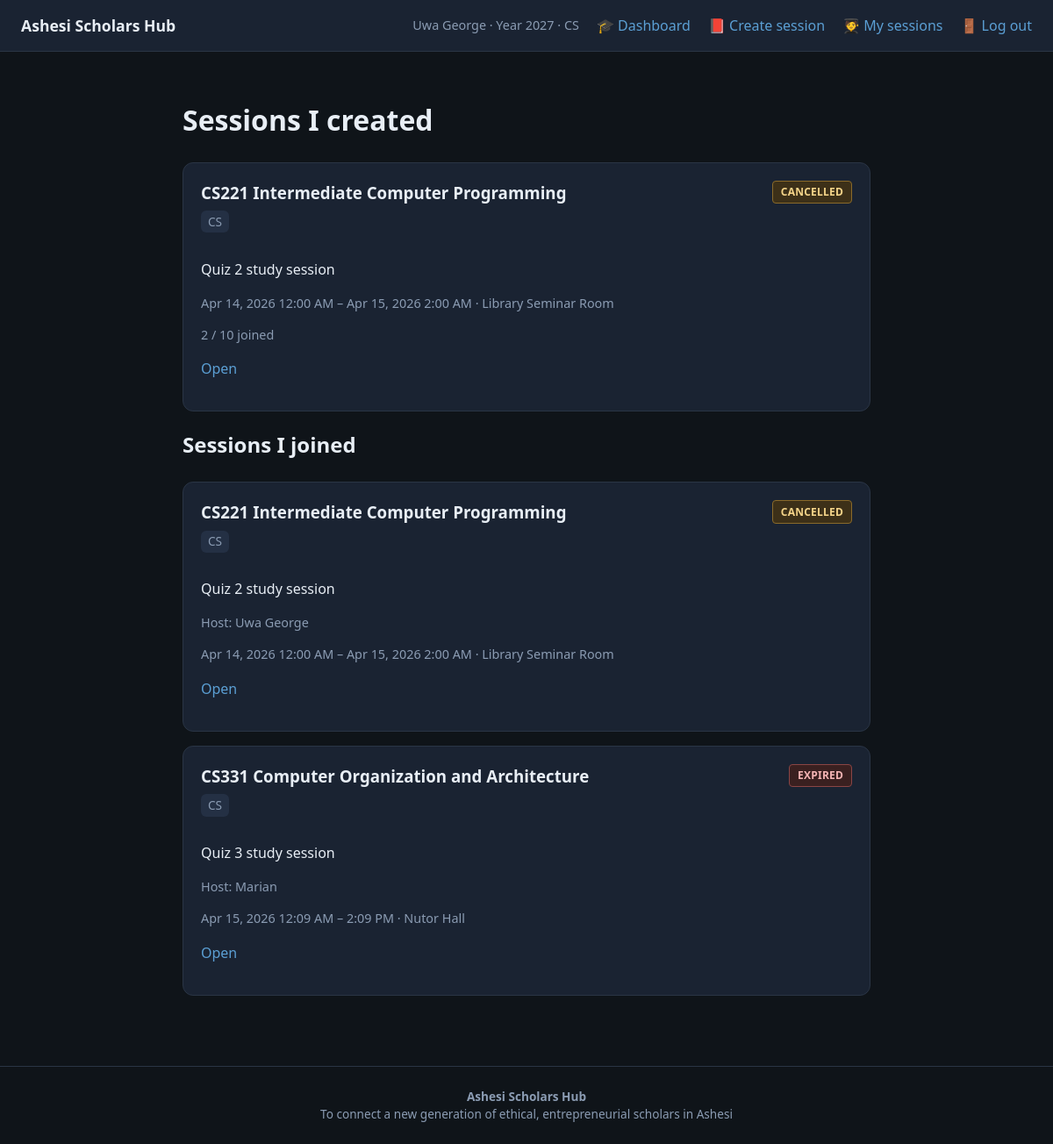
Page /my_sessions.php (signed in) on the committed database.
### tables this page shows
CREATE TABLE `users` (
  `id` int(11) NOT NULL,
  `full_name` varchar(120) NOT NULL,
  `email` varchar(150) NOT NULL,
  `password_hash` varchar(255) NOT NULL,
  `year_group` smallint(6) NOT NULL,
  `major` varchar(10) NOT NULL,
  `created_at` timestamp NOT NULL DEFAULT current_timestamp()
);

CREATE TABLE `study_sessions` (
  `id` int(11) NOT NULL,
  `creator_id` int(11) NOT NULL,
  `course` varchar(100) NOT NULL,
  `description` text NOT NULL,
  `year_group` smallint(6) NOT NULL,
  `major` varchar(10) NOT NULL,
  `start_time` datetime NOT NULL,
  `end_time` datetime NOT NULL,
  `cancelled_at` timestamp NULL DEFAULT NULL,
  `location` varchar(255) NOT NULL,
  `capacity` int(11) NOT NULL,
  `created_at` timestamp NOT NULL DEFAULT current_timestamp()
);

### includes/auth.php (called while the page is built, shortened)
<?php
function current_user(): ?array
{
    $u = $_SESSION['user'] ?? null;
    return $u;
}

### my_sessions.php (the view, shortened to what this page needs)
<?php
require_once __DIR__ . '/includes/auth.php';
require_once __DIR__ . '/includes/helpers.php';
$user = current_user();
$yg = (int) $user['year_group'];
$pdo = db();
$stmt = $pdo->prepare(
    'SELECT s.id, s.course, s.description, s.major, s.start_time, s.end_time, s.cancelled_at, s.location, s.capacity,
            (SELECT COUNT(*) FROM session_participants sp WHERE sp.session_id = s.id) AS participant_count
     FROM study_sessions s
     WHERE s.creator_id = ? AND s.year_group = ?
     ORDER BY s.start_time ASC'
);
$stmt->execute([$user['id'], $yg]);
$created = $stmt->fetchAll();
$stmt2 = $pdo->prepare(
    'SELECT s.id, s.course, s.description, s.major, s.start_time, s.end_time, s.cancelled_at, s.location, s.capacity, u.full_name AS creator_name
     FROM study_sessions s
     JOIN session_participants sp ON sp.session_id = s.id AND sp.user_id = ?
     JOIN users u ON u.id = s.creator_id
     WHERE s.year_group = ?
     ORDER BY s.start_time ASC'
);
$stmt2->execute([$user['id'], $yg]);
$joined = $stmt2->fetchAll();
require __DIR__ . '/includes/layout_header.php';
?>
<h1>Sessions I created</h1>
<?php if (count($created) === 0): ?>
    <p>None yet.</p>
<?php else: ?>
    <ul class="session-list">
        <?php foreach ($created as $s): ?>
            <li class="session-card">
                <div class="session-card-head">
                    <div class="session-card-titles">
                        <h3><?= h($s['course']) ?></h3>
                        <p class="badge"><?= h($s['major']) ?></p>
                    </div>
                    <?= session_status_tag_html($s) ?>
                </div>
                <p><?= nl2br(h($s['description'])) ?></p>
                <p class="meta"><?= h(format_session_time_range((string) $s['start_time'], (string) $s['end_time'])) ?> · <?= h($s['location']) ?></p>
                <p class="meta"><?= (int) $s['participant_count'] ?> / <?= (int) $s['capacity'] ?> joined</p>
                <p><a href="session_details.php?id=<?= (int) $s['id'] ?>">Open</a></p>
            </li>
        <?php endforeach; ?>
    </ul>
<?php endif; ?>
<h2>Sessions I joined</h2>
<?php if (count($joined) === 0): ?>
    <p>None yet.</p>
<?php else: ?>
    <ul class="session-list">
        <?php foreach ($joined as $s): ?>
            <li class="session-card">
                <div class="session-card-head">
                    <div class="session-card-titles">
                        <h3><?= h($s['course']) ?></h3>
                        <p class="badge"><?= h($s['major']) ?></p>
                    </div>
                    <?= session_status_tag_html($s) ?>
                </div>
                <p><?= nl2br(h($s['description'])) ?></p>
                <p class="meta">Host: <?= h($s['creator_name']) ?></p>
                <p class="meta"><?= h(format_session_time_range((string) $s['start_time'], (string) $s['end_time'])) ?> · <?= h($s['location']) ?></p>
                <p><a href="session_details.php?id=<?= (int) $s['id'] ?>">Open</a></p>
            </li>
        <?php endforeach; ?>
    </ul>
<?php endif; ?>
<?php require __DIR__ . '/includes/layout_footer.php'; ?>

### includes/layout_header.php (shortened to what this page needs)
<?php
require_once __DIR__ . '/auth.php';
require_once __DIR__ . '/helpers.php';
?>
<!DOCTYPE html>
<html lang="en">
<head>
    <link rel="stylesheet" href="style.css">
</head>
<body>
<header class="site-header">
    <a class="logo" href="index.php">Ashesi Scholars Hub</a>
    <nav>
        <?php if ($u = current_user()): ?>
            <span class="nav-meta"><?= h($u['full_name']) ?> · Year <?= (int) $u['year_group'] ?><?= ($u['major'] ?? '') !== '' ? ' · ' . h((string) $u['major']) : '' ?></span>
            <a href="index.php">🎓 Dashboard</a>
            <a href="create_session.php">📕 Create session</a>
            <a href="my_sessions.php">🧑‍🎓 My sessions</a>
            <a href="logout.php">🚪 Log out</a>
        <?php else: ?>
            <a href="login.php">Log in</a>
            <a href="register.php">Register</a>
        <?php endif; ?>
    </nav>
</header>
<main class="container">

### includes/helpers.php (shortened to what this page needs)
<?php
function h(string $s): string
{
    return htmlspecialchars($s, ENT_QUOTES | ENT_SUBSTITUTE, 'UTF-8');
}
function session_row_is_cancelled(array $row): bool
{
    $c = $row['cancelled_at'] ?? null;
    return $c !== null && $c !== '';
}
function session_availability_state(array $row): string
{
    if (session_row_is_cancelled($row)) {
        return 'cancelled';
    }
    $endRaw = $row['end_time'] ?? '';
    if ($endRaw instanceof DateTimeInterface) {
        $endAt = DateTimeImmutable::createFromInterface($endRaw);
    } else {
        $s = trim((string) $endRaw);
        $s = str_replace('T', ' ', $s);
        $s = substr($s, 0, 19);
        $endAt = DateTimeImmutable::createFromFormat('Y-m-d H:i:s', $s);
    }
    return (new DateTimeImmutable('now') > $endAt) ? 'expired' : 'active';
}
function format_session_time_range(string $startSql, string $endSql): string
{
    $ts = strtotime($startSql);
    $te = strtotime($endSql);
    $startLabel = date('M j, Y g:i A', $ts);
    if (date('Y-m-d', $ts) === date('Y-m-d', $te)) {
        return $startLabel . ' – ' . date('g:i A', $te);
    }
    return $startLabel . ' – ' . date('M j, Y g:i A', $te);
}
function session_status_tag_html(array $row): string
{
    $state = session_availability_state($row);
    $map = [
        'active' => ['cls' => 'session-tag session-tag--active', 'label' => 'Active'],
        'expired' => ['cls' => 'session-tag session-tag--expired', 'label' => 'Expired'],
        'cancelled' => ['cls' => 'session-tag session-tag--cancelled', 'label' => 'Cancelled'],
    ];
    $item = $map[$state];
    return '<span class="' . h($item['cls']) . '">' . h($item['label']) . '</span>';
}

### includes/layout_footer.php
</main>
<footer class="site-footer">
    <p class="footer-name" style="font-weight: bold;">
    Ashesi Scholars Hub
    </p>
    <p class="footer-mission">
        To connect a new generation of ethical, entrepreneurial scholars in Ashesi
    </p>
</footer>
</body>
</html>

### style.css (style rules this page uses)
:root { --bg: #0f1419; --surface: #1a2332; --text: #e8eef5; --muted: #8b9cb3; --accent: #5b9fd4; --accent-dim: #3d7cae; --danger: #e07070; --ok: #6fcf97; --radius: 12px; --font: "Segoe UI", system-ui, sans-serif; }
* { box-sizing: border-box; }
body { margin: 0; min-height: 100vh; font-family: var(--font); background: var(--bg); color: var(--text); line-height: 1.5; }
a { color: var(--accent); text-decoration: none; }
.site-header { display: flex; flex-wrap: wrap; align-items: center; justify-content: space-between; gap: 1rem; padding: 1rem 1.5rem; background: var(--surface); border-bottom: 1px solid #2a3545; }
.logo { font-weight: 700; font-size: 1.1rem; color: var(--text); }
.site-header nav { display: flex; flex-wrap: wrap; align-items: center; gap: 0.75rem 1.25rem; }
.nav-meta { color: var(--muted); font-size: 0.9rem; }
.container { max-width: 52rem; margin: 0 auto; padding: 2rem 1.5rem 4rem; }
.meta { color: var(--muted); font-size: 0.9rem; }
.badge { display: inline-block; padding: 0.15rem 0.5rem; border-radius: 6px; background: #243044; font-size: 0.85rem; color: var(--muted); }
.session-list { list-style: none; padding: 0; margin: 1.5rem 0 0; }
.session-card { padding: 1.25rem; margin-bottom: 1rem; border-radius: var(--radius); border: 1px solid #2a3545; background: var(--surface); }
.session-card h3 { margin: 0 0 0.35rem; }
.session-card-head { display: flex; flex-wrap: wrap; align-items: flex-start; justify-content: space-between; gap: 0.75rem 1rem; margin-bottom: 0.5rem; }
.session-card-titles .badge { margin-top: 0; }
.session-tag { display: inline-block; flex-shrink: 0; padding: 0.2rem 0.55rem; border-radius: 4px; font-size: 0.75rem; font-weight: 700; letter-spacing: 0.02em; text-transform: uppercase; }
.session-tag--cancelled { background: #3d3018; color: #f6d58a; border: 1px solid #8a6a2a; }
.session-tag--expired { background: #3a2020; color: #f5b5b5; border: 1px solid #8a4545; }
.site-footer { padding: 1.5rem; text-align: center; color: var(--muted); font-size: 0.85rem; border-top: 1px solid #2a3545; }
.site-footer p { margin: 0; }

### rows in the picture
users: full_name "Uwa George"
study_sessions: major "CS", course "CS221 Intermediate Computer Programming", cancelled_at "CANCELLED", description "Quiz 2 study session", start_time+end_time "Apr 14, 2026 12:00 AM – Apr 15, 2026 2:00 AM", location "Library Seminar Room", participant_count "2", capacity "10", creator.full_name "Uwa George"
study_sessions: course "CS331 Computer Organization and Architecture", major "CS", end_time "EXPIRED", description "Quiz 3 study session", creator.full_name "Marian", start_time+end_time "Apr 15, 2026 12:09 AM – 2:09 PM", location "Nutor Hall"

### other values in the picture
$u['year_group'] "2027"
